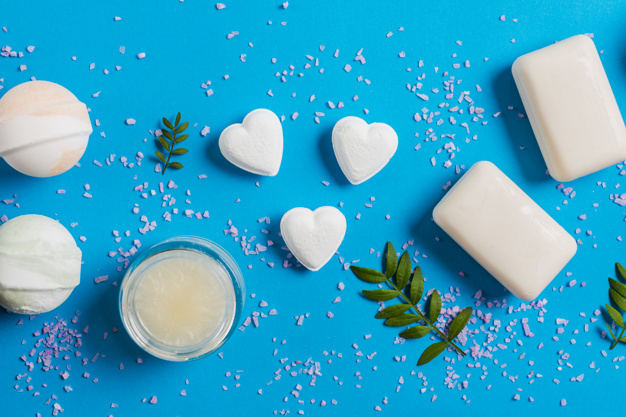
#> input picture image-processing-in-python/data/chapter 2/soap_image.jpg, 626 x 417 px, found by its file name
$ jupyter execute --allow-errors filters-contrast-transformation-and-morphology.ipynb   (older library calls are emulated)
#> lines starting #> are read from the running program, lines starting #| are printed output that depends on the picture
[cell 1]
# Import the modules from skimage
from skimage import data, color

from matplotlib import pyplot as plt
import numpy as np
from matplotlib import image

[cell 2]
def show_image(image, title='Image', cmap_type='gray'):
    plt.subplots(figsize=(16, 12), sharex=True, sharey=True)
    plt.imshow(image, cmap = cmap_type)
    plt.title(title)
    plt.axis('off')
    plt.show

def plot_comparison(original, filtered, title_filtered):
    fig, (ax1, ax2) = plt.subplots(ncols=2, figsize=(16, 12), sharex=True, sharey=True)

    ax1.imshow(original, cmap=plt.cm.gray)
    ax1.set_title('original')
    ax1.axis('off')

    ax2.imshow(filtered, cmap=plt.cm.gray)
    ax2.set_title(title_filtered)
    ax2.axis('off')

[cell 3]
soaps_image = image.imread(r'data\chapter 2\soap_image.jpg')
#> soaps_image is the input picture: shape (417, 626, 3); mean R, G, B 56.5, 165.4, 199.6
show_image(soaps_image, 'Original image')

[cell 4]
# Import the color module
from skimage import color

# Import the filters module and sobel function
from skimage.filters import sobel

# Make the image grayscale
soaps_image_gray = color.rgb2gray(soaps_image)

# Apply edge detection filter
edge_sobel = sobel(soaps_image_gray)

# Show original and resulting image to compare
show_image(soaps_image, "Original")
show_image(edge_sobel, "Edges with Sobel")

[cell 5]
building_image = image.imread(r'data\chapter 2\building_image.jpg')
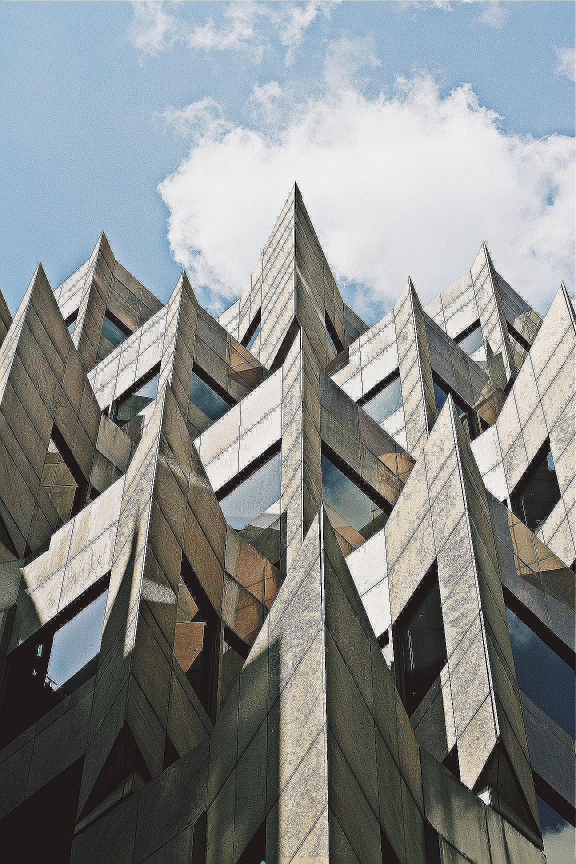
#> input picture image-processing-in-python/data/chapter 2/building_image.jpg, 1152 x 1728 px, found by its file name (shown at 1/2 size)
#> building_image is the input picture: shape (1728, 1152, 3); mean R, G, B 136.2, 139.8, 139.3
show_image(building_image, "Original")

[cell 6]
# Import Gaussian filter
from skimage.filters import gaussian

# Apply filter
gaussian_image = gaussian(building_image, multichannel=True)

# Show original and resulting image to compare
show_image(gaussian_image, "Reduced sharpness Gaussian")

[cell 7]
chest_xray_image = image.imread(r'data\chapter 2\chest_xray_image.png')
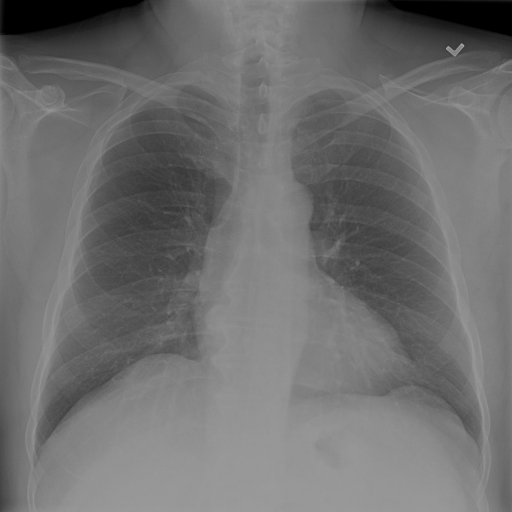
#> input picture image-processing-in-python/data/chapter 2/chest_xray_image.png, 1024 x 1024 px, found by its file name (shown at 1/2 size)
#> chest_xray_image is the input picture: shape (1024, 1024) float32; min 0, max 0.675, mean 0.437

[cell 8]
# Import the required module
from skimage import exposure

# Show original x-ray image and its histogram
show_image(chest_xray_image, 'Original x-ray')

plt.title('Histogram of image')
plt.hist(chest_xray_image.ravel(), bins=256)
plt.show()

[cell 9]
# Use histogram equalization to improve the contrast
xray_image_eq =  exposure.equalize_hist(chest_xray_image)

# Show the resulting image
plot_comparison(chest_xray_image, xray_image_eq, 'Resulting image')

[cell 10]
image_aerial = image.imread(r'data\chapter 2\image_aerial.tiff')
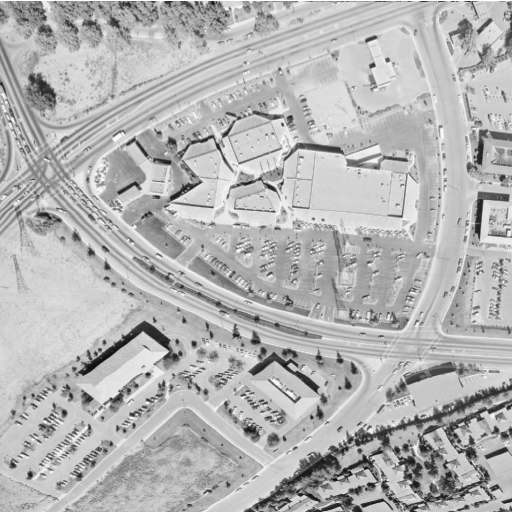
#> input picture image-processing-in-python/data/chapter 2/image_aerial.tiff, 512 x 512 px, found by its file name
#> image_aerial is the input picture: shape (512, 512); min 12, max 255, mean 180.6
# show_image(image_aerial, "Original")

[cell 11]
# Import the required module
from skimage import exposure

# Use histogram equalization to improve the contrast
image_eq =  exposure.equalize_hist(image_aerial)
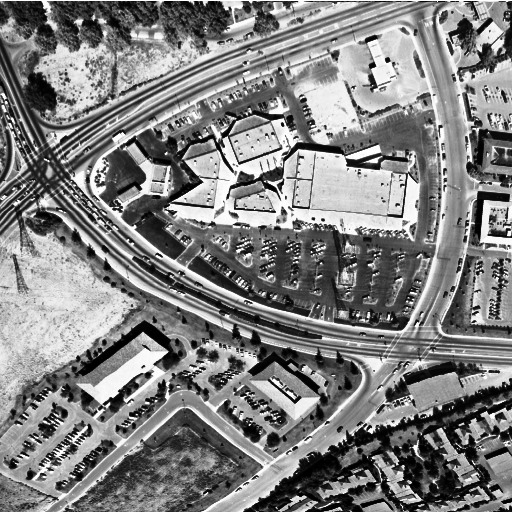
#> image_eq: shape (512, 512) float64; min 7.63e-06, max 1, mean 0.505

# Show the original and resulting image
plot_comparison(image_aerial, image_eq, 'Resulting image')

[cell 12]
# Import the necessary modules
from skimage import data, exposure

# Load the image
original_image = data.coffee()
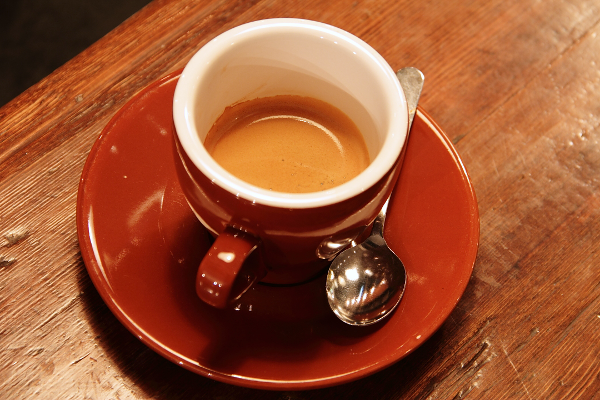
#> input picture skimage.data.coffee(), 600 x 400 px
#> original_image is the input picture: shape (400, 600, 3); mean R, G, B 158.6, 85.8, 51.5

# Apply the adaptive equalization on the original image
adapthist_eq_image = exposure.equalize_adapthist(original_image, clip_limit=.03)
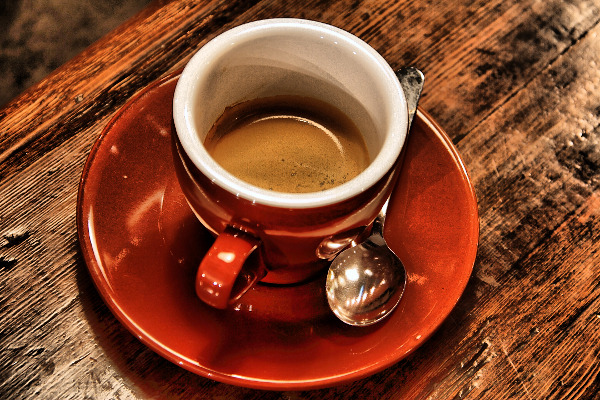
#> adapthist_eq_image: shape (400, 600, 3) float64; mean R, G, B 0.522, 0.277, 0.17

# Compare the original image to the equalized
plot_comparison(original_image, adapthist_eq_image, '#ImageProcessingDatacamp')

[cell 13]
image_cat = image.imread(r'data\chapter 2\image_cat.jpg')
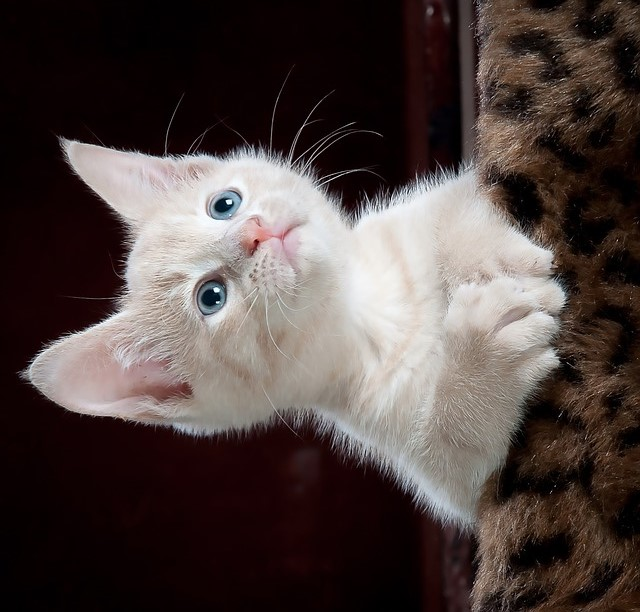
#> input picture image-processing-in-python/data/chapter 2/image_cat.jpg, 640 x 612 px, found by its file name
#> image_cat is the input picture: shape (612, 640, 3); mean R, G, B 78.6, 66.9, 64.4


# Import the module and the rotate and rescale functions
from skimage.transform import rotate, rescale

# Rotate the image 90 degrees clockwise
rotated_cat_image = rotate(image_cat, -90)

# Rescale with anti aliasing
rescaled_with_aa = rescale(rotated_cat_image, 1/4, anti_aliasing=True)
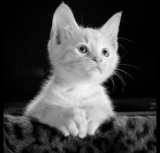
#> rescaled_with_aa: shape (153, 160, 1) float64; min 0, max 0.973, mean 0.269

# Rescale without anti aliasing
rescaled_without_aa = rescale(rotated_cat_image, 1/4, anti_aliasing=False)

# Show the resulting images
plot_comparison(rescaled_with_aa, rescaled_without_aa, 'Transformed without anti aliasing')

[cell 14]
# Import the module and function to enlarge images
from skimage.transform import rescale

# Import the data module
from skimage import data

# Load the image from data
rocket_image = data.rocket()
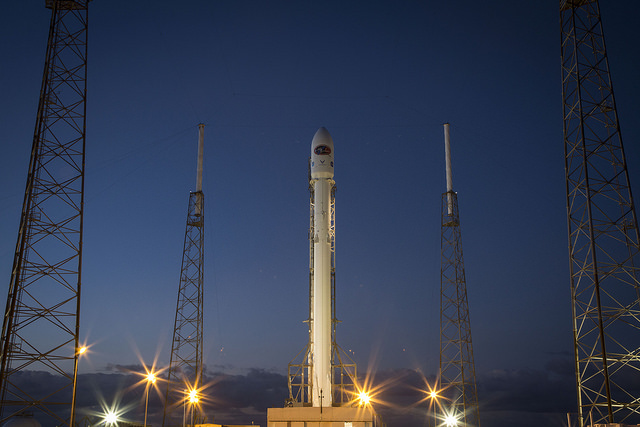
#> input picture skimage.data.rocket(), 640 x 427 px
#> rocket_image is the input picture: shape (427, 640, 3); mean R, G, B 52.3, 61.3, 82.3

# Enlarge the image so it is 3 times bigger
enlarged_rocket_image = rescale(rocket_image, 3, anti_aliasing=True, multichannel=True)

# Show original and resulting image
plot_comparison(rocket_image, enlarged_rocket_image, 'Transformed without anti aliasing')

[cell 15]
dogs_banner = image.imread(r'data\chapter 2\dogs_banner.jpg')
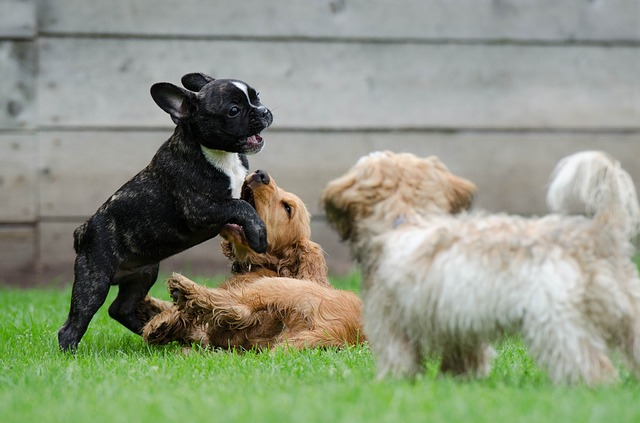
#> input picture image-processing-in-python/data/chapter 2/dogs_banner.jpg, 640 x 423 px, found by its file name
#> dogs_banner is the input picture: shape (423, 640, 3); mean R, G, B 140.7, 147.6, 127.1

# Import the module and function
from skimage.transform import resize

# Set proportional height so its half its size
height = int(dogs_banner.shape[0] / 2)
#> height = 211
width = int(dogs_banner.shape[1] / 2)
#> width = 320

# Resize using the calculated proportional height and width
image_resized = resize(dogs_banner, (height, width),
                       anti_aliasing=True)

# Show the original and resized image
plot_comparison(dogs_banner, image_resized, 'Transformed without anti aliasing')
